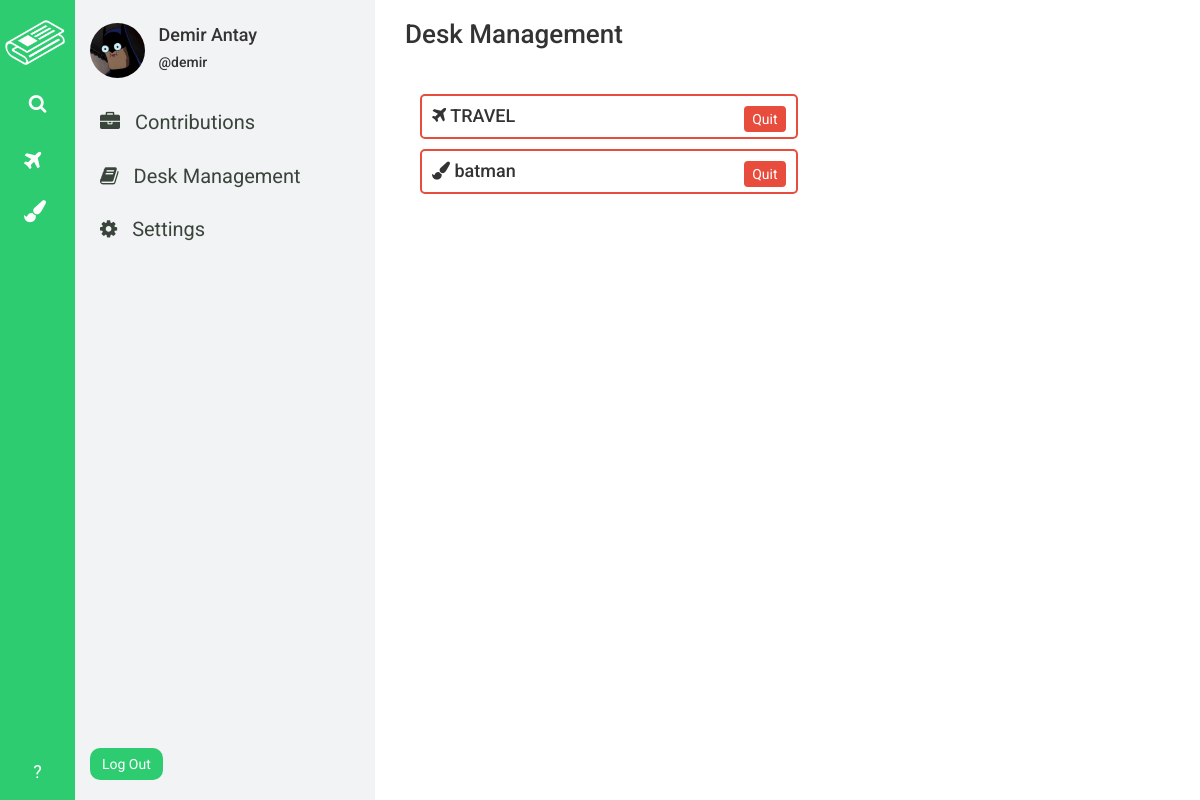
Page /profile/management/ (signed in) on the earlier database version.
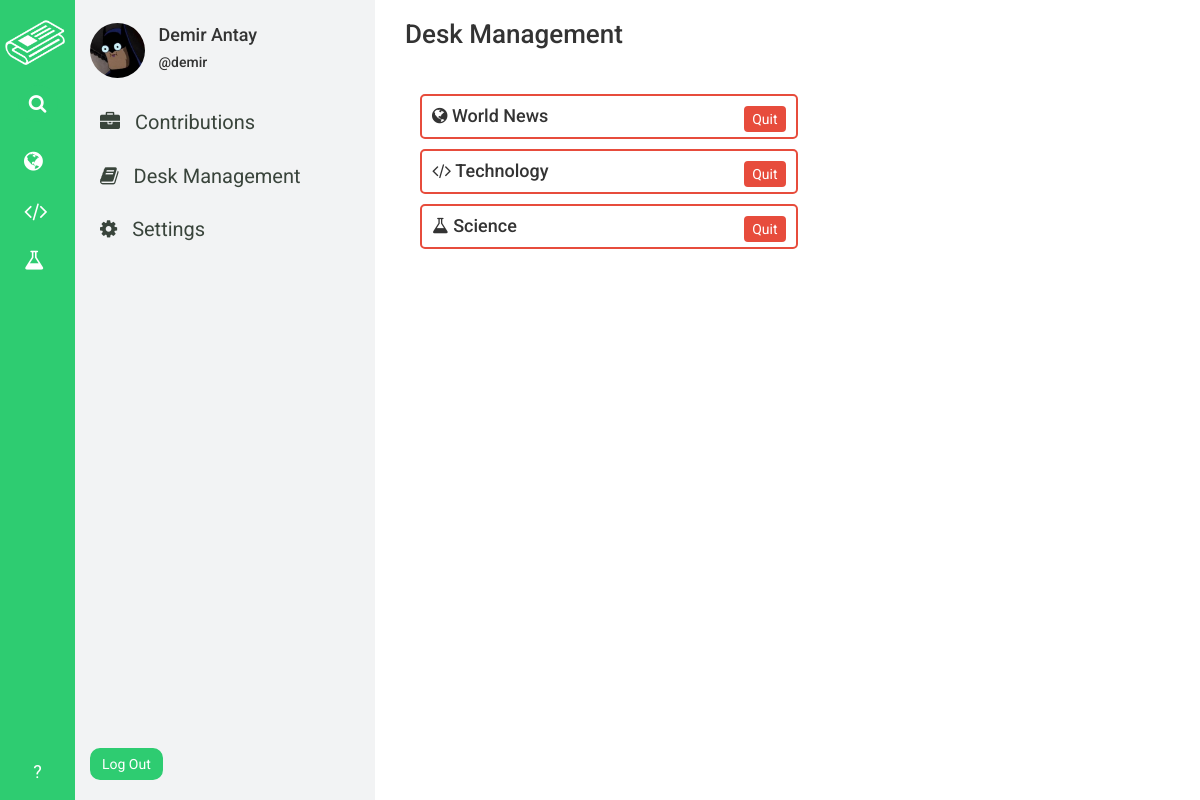
Same page on the later database version.
### desk_app/models.py (models this page shows, shortened)
class DeskWorkers(models.Model):
    worker = models.ForeignKey(User, on_delete=models.CASCADE)
    joined_desk = models.ForeignKey(Desk, on_delete=models.CASCADE)

class Desk(models.Model):
    sub_editor = models.ForeignKey(User, on_delete=models.CASCADE)
    image = models.ImageField(
        upload_to='deks_images/', blank=False, null=False
    )
    CATEGORY_CHOICES = (
        ('WORLD', 'fa fa-globe'),
        ('METRO', 'fa fa-building'),
        ('POLITICS', 'fa-flag'),
        ('BUSINESS', 'fa fa-suitcase'),
        ('TECH', 'fa fa-code'),
        ('SCIENCE', 'fa fa-flask'),
        ('OPINION', 'fa fa-gavel'),
        ('HEALTH', 'fa fa-heart'),
        ('SPORTS', 'fa fa-bicycle'),
        ('ARTS', 'fa fa-paint-brush'),
        ('BOOKS', 'fa fa-book'),
        ('STYLE', 'fa fa-eye'),
        ('TRAVEL', 'fa fa-plane'),
        ('MAGAZINE', 'fa fa-file'),
        ('TABLOID', 'fa fa-phone'),
    )
    CATEGORY_COLOR_CHOICES = (
        ('WORLD', '#3498DB'),
        ('METRO', '#2980B9'),
        ('POLITICS', '#5D6D7E'),
        ('BUSINESS', '#2E4053'),
        ('TECH', '#F4D03F'),
        ('SCIENCE', '#2ECC71'),
        ('OPINION', '#9B59B6'),
        ('HEALTH', '#E74C3C'),
        ('SPORTS', '#58D68D'),
        ('ARTS', '#F39C12'),
        ('BOOKS', '#E67E22'),
        ('STYLE', '#F5B7B1'),
        ('TRAVEL', '#BB8FCE'),
        ('MAGAZINE', '#8E44AD'),
        ('TABLOID', '#A569BD'),
    )
    category = models.CharField(max_length=50, choices=CATEGORY_CHOICES)
    category_color = models.CharField(
        max_length=50, choices=CATEGORY_COLOR_CHOICES
    )
    name = models.CharField(max_length=30)
    description = models.TextField()
    creation_date = models.DateField(default=timezone.now)

### profile_app/models.py (models this page shows, shortened)
class ProfileSettings(models.Model):
    user = models.OneToOneField(User, on_delete=models.CASCADE)
    profile_photo = models.ImageField(
        upload_to='profile_photos/', blank=False, null=False
    )
    name = models.CharField(max_length=200, blank=False, null=False)
    bio = models.TextField(blank=False, null=False)
    personal_link = models.CharField(max_length=200, blank=False, null=False)

### profile_app/views.py (the view)
# urls.py: path('management/', views.desk_management, name='desk_management'),
@login_required
def desk_management(request):
    current_user = get_object_or_404(User, pk=request.user.id)
    try:
        current_user_settings = ProfileSettings.objects.get(user=current_user)
    except ObjectDoesNotExist:
        current_user_settings = None
    try:
        current_user_desks = DeskWorkers.objects.filter(worker=current_user)
    except ObjectDoesNotExist:
        current_user_desks = None
    if request.POST.get("delete_desk_submit_btn"):
        hidden_id = request.POST.get("hidden_desk_id")
        desk = DeskWorkers.objects.get(pk=hidden_id)
        desk.delete()
    data = {
        'current_user': current_user,
        'has_profile_navbar': True,
        'current_user_settings': current_user_settings,
        'current_user_desks': current_user_desks,
    }
    return render(request, 'profile_app/desk_management.html', context=data)

### templates/profile_app/desk_management.html (shortened to what this page needs)
{% extends 'base.html' %}
{% load staticfiles %}
{% block css_link %}
<link rel="stylesheet" href="{% static 'profile_app/css/desk_management.css' %}" />
{% endblock %}
{% block content %}
<div id="wrapper">
  <h3 id="header">Desk Management</h3>
  <br />
  <div id="desk-list-container">
    {% for desk in current_user_desks %}
      <div id="desk-cell">
        <h4><i class="{{ desk.joined_desk.get_category_display }}"></i> {{ desk.joined_desk.name }} </h4>
        <form id="delete_form" method="post" action="{% url 'desk_management' %}" id="delete_form">
          <input type="submit" name="delete_desk_submit_btn" value="Quit" id="delete_desk_submit_btn">
        </form>
      </div>
    {% endfor %}
  </div>
</div>
{% endblock %}

### templates/base.html (shortened to what this page needs)
{% load staticfiles %}
<!DOCTYPE html>
<html>
<head>
  <link rel="stylesheet" href="https://maxcdn.bootstrapcdn.com/bootstrap/3.3.7/css/bootstrap.min.css">
  <link rel="stylesheet" href="https://cdnjs.cloudflare.com/ajax/libs/font-awesome/4.7.0/css/font-awesome.min.css">
  <link rel="stylesheet" href="{% static 'base.css' %}">
  {% block css_link %}{% endblock %}
</head>
<body>
  {% if has_profile_navbar == True %}
    <div id="home-navbar-left-part">
      <a href="{% url 'dashboard' %}"><img src="{% static 'assets/white-logo.png' %}" alt="logo"/></a>
      <a id="home-search-link" href="{% url 'search' %}"><p class="text-center"><i class="fa fa-search"></i></p></a>
      <div id="home-desk-links">
        {% for desk in current_user_desks %}
          <a href="{% url 'to_do' deskname=desk.joined_desk.name %}" id="desk-link"><p><i class="{{ desk.joined_desk.get_category_display }}"></i> <span>{{ desk.joined_desk.name }}</span></p></a>
        {% endfor %}
      </div>
      <a id="home-help-link" href="" class="text-center"><p class="text-center">?</p></a>
    </div>
    <div id="home-navbar-right-part">
      <div id="right-part-author-info">
        {% if current_user_settings.profile_photo %}
            <img src="{{ current_user_settings.profile_photo.url }}" alt="Profile photo" height="55px" width="55px" />
        {% else %}
           <img src="" alt="go_to_settings" height="55px" width="55px" />
        {% endif %}
        <div id="right-part-author-name">
          <h4> {{ current_user_settings.name }}</h4>
          <h5>@{{ current_user.username }}</h5>
        </div>
      </div>
      <a href="{% url 'contributions' %}"><i class="fa fa-briefcase"></i> Contributions</a>
      <a href="{% url 'desk_management' %}"><i class="fa fa-book"></i> Desk Management</a>
      <a href="{% url 'settings' %}"><i class="fa fa-cog"></i> Settings</a>
      <form method="POST" action="{% url 'logout' %}" id="logout_form">
        <input type="submit" value="Log Out" name="log_out_btn"/>
      </form>
    </div>
  {% endif %}
  {% block content %}{% endblock %}
</body>
</html>

### static/base.css (style rules this page uses)
html body { font-family: 'Roboto'; height: 100%; width: 100%; }
#home-navbar-left-part { height: 100% !important; width: 75px; background-color: #2ECC71; display: inline; position: fixed; z-index: 1 !important; }
#home-navbar-left-part img { height: 45px; margin-left: 5px; margin-top: 20px; display: block; }
#home-search-link p { color: white; font-size: 19px; background-color: #2ECC71; border-radius: 50%; width: 40px; padding: 5px; margin: 0 auto; margin-top: 20px; }
#home-help-link p { color: white; font-size: 18px; bottom: 0 !important; position: absolute; margin-bottom: 15px; width: 100%; }
#home-desk-links { width: 100%; height: 460px; margin-top: 20px; }
#desk-link p { color: white; font-size: 22px; background-color: transparent; width: 35px; height: auto; border-radius: 50%; padding: 4px; margin: 0 auto; margin-bottom: 10px; }
#home-navbar-right-part { height: 100vh; width: 300px; background-color: #F2F3F4; display:inline-block; margin-left: 75px; padding: 15px; position: fixed; }
#right-part-author-info { margin-bottom: -5px; background-color: transparent; }
#right-part-author-info img { border-radius: 50%; margin-bottom: 25px !important; }
#right-part-author-name { display: inline-block; background-color: transparent; margin-left: 10px; }
#right-part-author-info h4 { display: block; }
#right-part-author-info h5 { display: block; }
#home-navbar-right-part a { display: block; font-size: 20px; margin-bottom: 5px; padding: 10px; border-radius: 5px; color: #39443b; }
#home-navbar-right-part a i { margin-right: 10px; }
#logout_form input { border-radius: 10px; background-color: #2ECC71; border: 2px solid #2ECC71; color: white; bottom: 0; position: absolute; margin-bottom: 20px; padding: 4px 10px; }

### static/profile_app/css/desk_management.css (style rules this page uses)
#wrapper { margin-left: 375px !important; background-color: white; height: 100vh; width: 70%; padding-left: 30px; padding-right: 25px; overflow: auto; }
#header { font-weight: 500; font-size: 26px; }
#desk-list-container { width: 100%; height: auto; padding: 15px; background-color: transparent; }
#desk-cell { width: 50%; height: auto; padding: 10px; background-color: transparent; margin-bottom: 10px; border: 2px solid #E74C3C; border-radius: 5px; }
#desk-cell h4 { display: inline; }
#delete_form { display: inline; float: right; }
#delete_form input { color: white; background-color: #E74C3C; border: 2px solid #E74C3C; border-radius: 4px; }

Differences in the rows shown:
removed DeskWorkers: joined_desk.name "TRAVEL"
removed DeskWorkers: joined_desk.name "batman"
added DeskWorkers: joined_desk.name "World News"
added DeskWorkers: joined_desk.name "Technology"
added DeskWorkers: joined_desk.name "Science"
